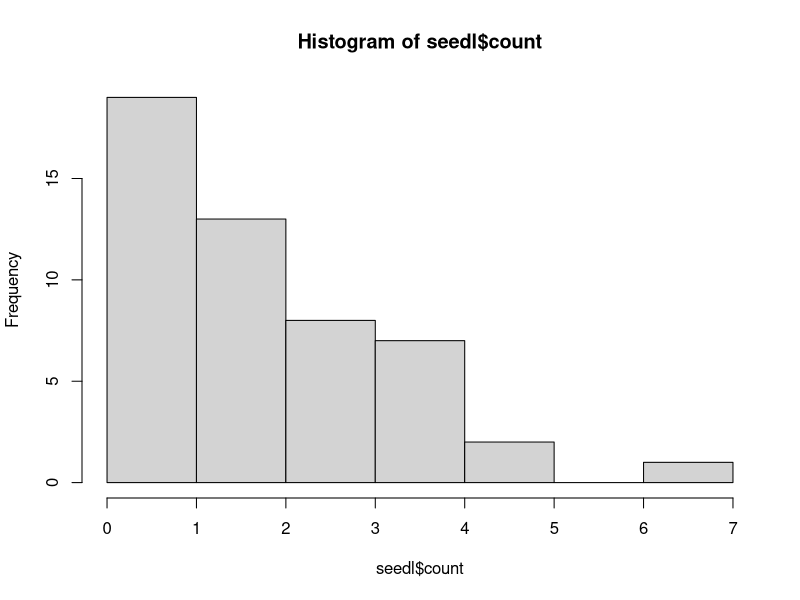
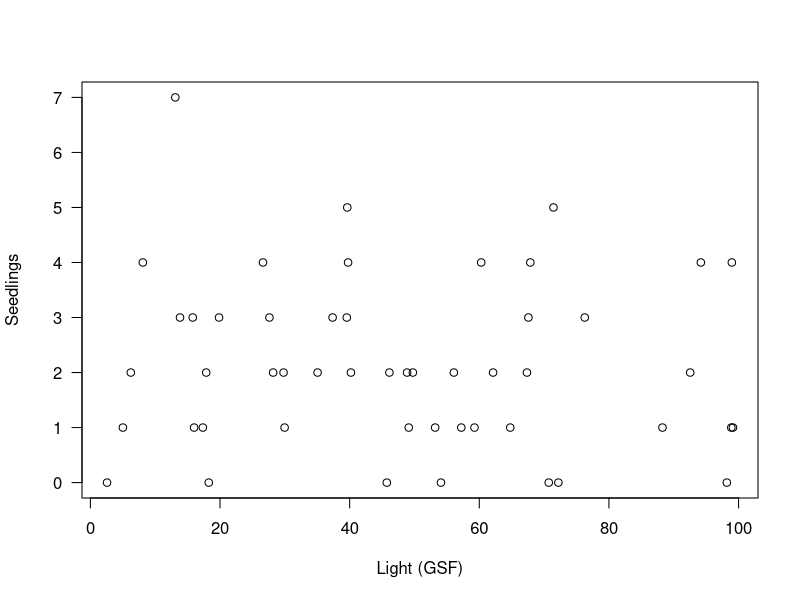

These charts were generated, in order, by the following R code: (Note: this script raises an error after producing the figures.)
## ---- chunk 1

library(rmarkdown)
library(knitr)

### Chunk options ###

## Text results
opts_chunk$set(echo = TRUE, warning = FALSE, message = FALSE)

## Code decoration
opts_chunk$set(tidy = FALSE, comment = NA, highlight = TRUE, size = "footnotesize")

# ## Cache
opts_chunk$set(cache = 2, cache.path = "knitr_output/cache/")
# opts_chunk$set(cache.extra = rand_seed)
# 
# ## Plots
opts_chunk$set(fig.path = "knitr_output/figures/")
# opts_chunk$set(dpi = 300, fig.align = "default")   # may want 'center' sometimes
# 
# # Figure format
# opts_chunk$set(dev='pdf')  # e.g. choose among 'pdf', 'png', 'svg'...
# # may include specific dev.args as a list... see knitr help



### Hooks ###

## Crop plot margins
#knit_hooks$set(crop = hook_pdfcrop)   


## ---- chunk 2
seedl <- read.csv("data-raw/seedlings.csv")
summary(seedl)
## ---- chunk 3
table(seedl$count)
hist(seedl$count)
## ---- chunk 4
plot(seedl$light, seedl$count, las = 1, xlab = "Light (GSF)", ylab = "Seedlings")
## ---- chunk 5
seedl.glm <- glm(count ~ light, data = seedl, family = poisson)
summary(seedl.glm)
## ---- chunk 6
coef(seedl.glm)
## ---- chunk 7
exp(coef(seedl.glm))
## ---- chunk 8
#allEffects(seedl.glm)
plot(allEffects(seedl.glm))
## ---- chunk 9
visreg(seedl.glm, scale = "response")
## ---- chunk 10
layout(matrix(1:4, nrow=2))
plot(seedl.glm)
par(def.par)
## ---- chunk 11
plot(seedl$light, resid(seedl.glm))
## ---- chunk 12
simulateResiduals(seedl.glm, plot = TRUE)
## ---- chunk 13
simres <- simulateResiduals(seedl.glm, refit = TRUE)
testOverdispersion(simres)
## ---- chunk 14
seedl.overdisp <- glm(count ~ light, data = seedl, family = quasipoisson)
summary(seedl.overdisp)
## ---- chunk 15
allEffects(seedl.overdisp)
allEffects(seedl.glm)
## ---- chunk 16
plot(allEffects(seedl.overdisp))
## ---- chunk 17
plot(allEffects(seedl.glm))
## ---- chunk 18
seedl.offset <- glm(count ~ light, offset = seedl$area, data = seedl, family = poisson)
summary(seedl.offset)
## ---- chunk 19
exp(coef(seedl.offset))
